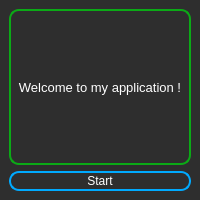
<?xml version="1.0" encoding="UTF-8"?>
<ui version="4.0">
 <class>MainWindow</class>
 <widget class="QMainWindow" name="MainWindow">
  <property name="geometry">
   <rect>
    <x>0</x>
    <y>0</y>
    <width>200</width>
    <height>200</height>
   </rect>
  </property>
  <property name="minimumSize">
   <size>
    <width>200</width>
    <height>200</height>
   </size>
  </property>
  <property name="maximumSize">
   <size>
    <width>200</width>
    <height>200</height>
   </size>
  </property>
  <property name="windowTitle">
   <string>FaceRecognizer-Presentation</string>
  </property>
  <property name="styleSheet">
   <string notr="true"/>
  </property>
  <widget class="QWidget" name="centralwidget">
   <property name="styleSheet">
    <string notr="true">QWidget {
	background-color: rgb(46, 46, 46);
}</string>
   </property>
   <layout class="QVBoxLayout" name="verticalLayout">
    <item>
     <widget class="QLabel" name="application_presentation_label">
      <property name="styleSheet">
       <string notr="true">QLabel {
	color: #ffffff;
	background-color: none;
	border: 2px solid rgb(11, 170, 22);
	border-radius: 10px;
	font-size: 13px;
}</string>
      </property>
      <property name="text">
       <string>Welcome to my application !</string>
      </property>
      <property name="textFormat">
       <enum>Qt::PlainText</enum>
      </property>
      <property name="alignment">
       <set>Qt::AlignCenter</set>
      </property>
     </widget>
    </item>
    <item>
     <widget class="QPushButton" name="application_start_btn">
      <property name="minimumSize">
       <size>
        <width>0</width>
        <height>0</height>
       </size>
      </property>
      <property name="maximumSize">
       <size>
        <width>200</width>
        <height>20</height>
       </size>
      </property>
      <property name="styleSheet">
       <string notr="true">QPushButton {
	color: #ffffff;
	background-color: none;
	border: 2px solid rgb(0, 170, 255);
	border-radius: 10px;
}
QPushButton:hover {
	border: 2px solid rgb(255, 0, 0);
}
QPushButton:pressed {
	background-color: rgb(100, 100, 100);
}</string>
      </property>
      <property name="text">
       <string>Start</string>
      </property>
     </widget>
    </item>
   </layout>
  </widget>
 </widget>
 <resources/>
 <connections/>
</ui>
